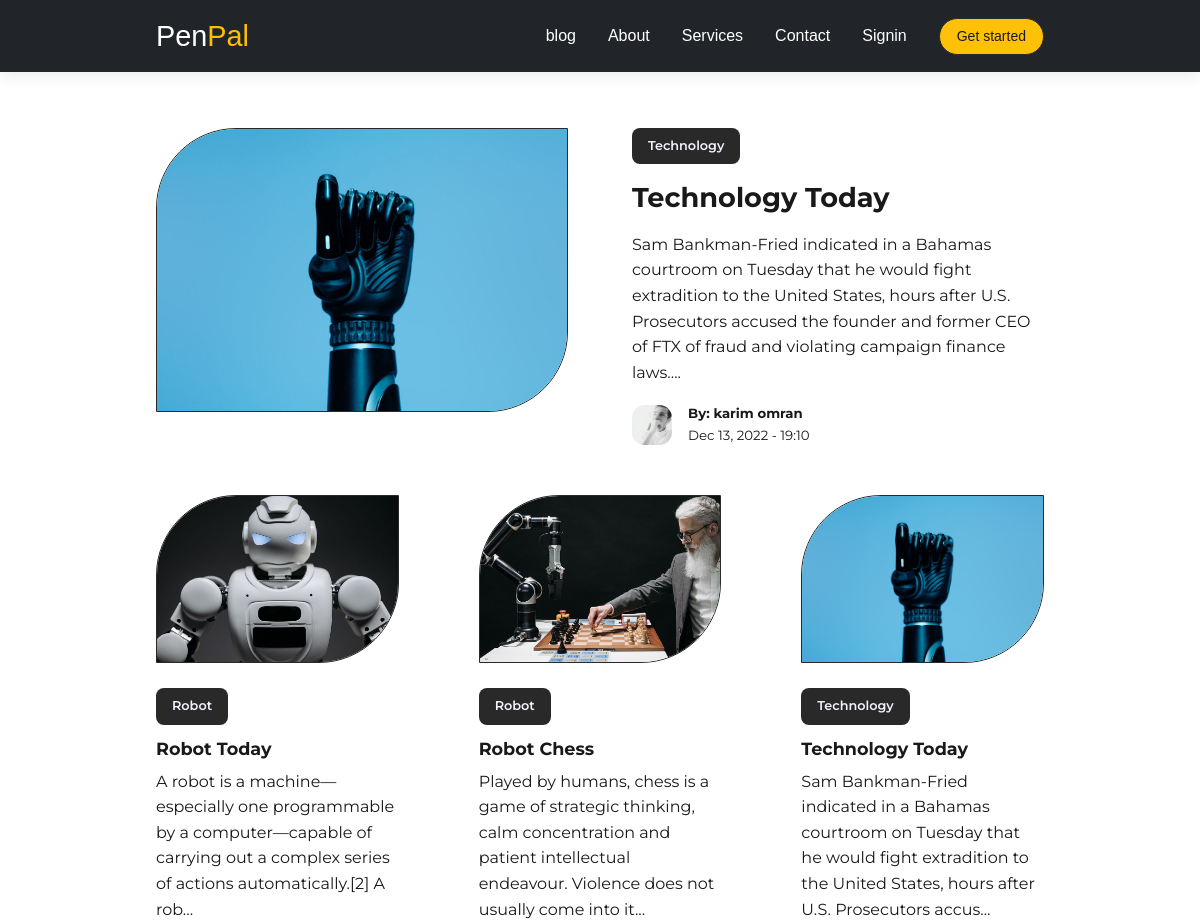
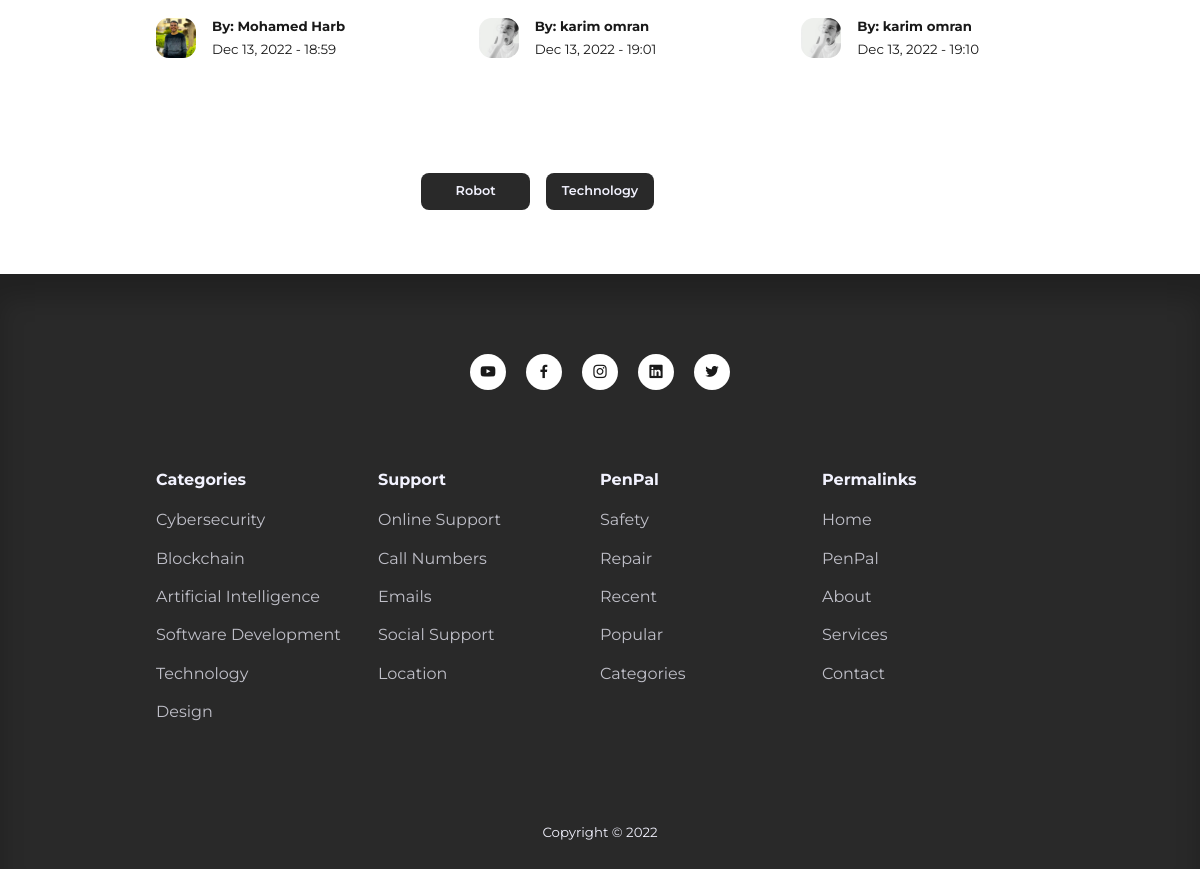
The page / on the database its author committed (2 pictures, top to bottom).
### tables this page shows
CREATE TABLE `posts` (
  `id` int(11) UNSIGNED NOT NULL,
  `title` varchar(255) NOT NULL,
  `body` text NOT NULL,
  `thumbnail` varchar(255) NOT NULL,
  `date_time` timestamp NOT NULL DEFAULT current_timestamp(),
  `category_id` int(11) UNSIGNED DEFAULT NULL,
  `author_id` int(11) UNSIGNED NOT NULL,
  `is_featured` tinyint(1) NOT NULL
);

CREATE TABLE `categories` (
  `id` int(11) UNSIGNED NOT NULL,
  `title` varchar(50) NOT NULL,
  `description` text NOT NULL
);

CREATE TABLE `users` (
  `id` int(11) UNSIGNED NOT NULL,
  `firstname` varchar(50) NOT NULL,
  `lastname` varchar(50) NOT NULL,
  `username` varchar(50) NOT NULL,
  `email` varchar(100) NOT NULL,
  `password` varchar(255) NOT NULL,
  `avatar` varchar(255) NOT NULL,
  `is_admin` tinyint(1) NOT NULL
);

### index.php (the view)
<?php
include 'partials/header.php';
$featured_query = "SELECT * FROM posts WHERE is_featured=1";
$featured_result = mysqli_query($connection, $featured_query);
$featured = mysqli_fetch_assoc($featured_result);
$query = "SELECT * FROM posts ORDER BY date_time LIMIT 9 ";
$posts = mysqli_query($connection, $query);
?>
<?php if (mysqli_num_rows($featured_result) == 1) : ?>
  <section class="featured">
    <div class="container featured__container">
      <div class="post__thumbnail">
        <img src="./images/<?= $featured['thumbnail'] ?>" />
      </div>
      <div class="post__info">
      <?php
            $category_id = $featured['category_id'];
            $category_query = "SELECT * FROM categories WHERE id=$category_id";
            $category_result = mysqli_query($connection,$category_query);
            $category = mysqli_fetch_assoc($category_result);
            ?>
        <a href="<?= ROOT_URL ?>category-posts.php?id=<?=$featured['category_id']?>" class="category__button"><?= $category['title']?></a>
        <h2 class="post__title">
        <a href="<?=ROOT_URL?>post.php?id=<?= $featured['id']?>"><?= $featured['title']?></a>
        </h2>
        <p class="post__body">
        <?= substr($featured['body'], 0 , 300) ?>...
        </p>
        <div class="post__author">
        <?php
          $author_id = $featured['author_id'];
          $author_query = "SELECT *FROM users WHERE id=$author_id";
          $author_result = mysqli_query($connection, $author_query);
          $author = mysqli_fetch_assoc($author_result);
          ?>
          <div class="post__author-avatar">
            <img src="./images/<?= $author['avatar']?>" />
          </div>
          <div class="post__author-info">
          <h5>By: <?= "{$author['firstname']} {$author['lastname']}"?></h5>
          <small><?= date("M d, Y - H:i",strtotime($featured['date_time']))?></small>
          </div>
        </div>
      </div>
    </div>
  </section>
<?php endif ?>
<section class="posts <?= $featured ? '' : 'section__extra-margin' ?> ">
  <div class="container posts__container">
  <?php while($post = mysqli_fetch_assoc($posts)):?>
    <article>
      <div class="post__thumbnail">
        <img src="./images/<?= $post['thumbnail']?>" />
      </div>
      <div class="post__info">
      <?php
        $category_id = $post['category_id'];
        $category_query = "SELECT * FROM categories WHERE id=$category_id";
        $category_result = mysqli_query($connection,$category_query);
        $category = mysqli_fetch_assoc($category_result);
        ?>
      <a href="<?= ROOT_URL?>category-posts.php?id=<?=$post['category_id']?>" class="category__button"><?= $category['title']?></a>
        <h3 class="post__title">
        <a href="<?= ROOT_URL?>post.php?id=<?=$post['id']?>"><?= $post['title']?></a>
        </h3>
        <p class="post__body">
        <?= substr($post['body'],0,150) ?>...
        </p>
        <div class="post__author">
        <?php
                $author_id = $post['author_id'];
                $author_query = "SELECT *FROM users WHERE id=$author_id";
                $author_result = mysqli_query($connection, $author_query);
                $author = mysqli_fetch_assoc($author_result);
              ?>
          <div class="post__author-avatar">
            <img src="./images/<?= $author['avatar']?>" />
          </div>
          <div class="post__author-info">
          <h5>By: <?= "{$author['firstname']} {$author['lastname']}"?></h5>
          <small><?= date("M d, Y - H:i ",strtotime($post['date_time']))?></small>
          </div>
        </div>
      </div>
    </article>
    <?php endwhile ?>
  </div>
</section>
<section class="category__buttons">
      <div class="container category__buttons-container">
        <?php
          $all_categories_query = "SELECT * FROM categories";
          $all_categories  = mysqli_query($connection,$all_categories_query);
        ?>
        <?php while($category = mysqli_fetch_array($all_categories)):?>
        <a href="<?=ROOT_URL?>category-posts.php?id=<?= $category['id']?>" class="category__button"><?= $category['title']?></a>
        <?php endwhile?>
      </div>
    </section>
<?php
include 'partials/footer.php';
?>

### partials/header.php (shortened to what this page needs)
<!DOCTYPE html>
<html lang="en">
<head>
  <link rel="stylesheet" href="<?= ROOT_URL ?>css/style.css" />
  <link rel="stylesheet" href="https://unicons.iconscout.com/release/v4.0.0/css/line.css" />
</head>
<body>
  <nav>
    <div class="container nav__container">
      <a href="<?= ROOT_URL ?>" class="nav__logo">PenPal</a>
      <ul class="nav__items">
        <li><a href="<?= ROOT_URL ?>PenPal.php">blog</a></li>
        <li><a href="<?= ROOT_URL ?>about.php">About</a></li>
        <li><a href="<?= ROOT_URL ?>services.php">Services</a></li>
        <li><a href="<?= ROOT_URL ?>contact.php">Contact</a></li>
        <?php if (isset($_SESSION['user-id'])) : ?>
          <li class="nav__profile">
            <div class="avatar">
              <img src="<?= ROOT_URL . 'images/' . $avatar['avatar'] ?>">
            </div>
            <ul>
              <li><a href="<?= ROOT_URL ?>admin/index.php">Dashboard</a></li>
              <li><a href="<?= ROOT_URL ?>logout.php">Logout</a></li>
            </ul>
          </li>
      </ul>
    <?php else : ?>
      <li><a href="<?= ROOT_URL ?>signin.php">Signin</a></li>
      <li>
        <a href="<?= ROOT_URL ?>signup.php">
          <button class="btn btn-signup">Get started</button>
        </a>
      </li>
    <?php endif ?>
    </ul>
    </div>
  </nav>

### partials/footer.php (shortened to what this page needs)
<footer>
  <div class="footer__socials">
    <a href="https://youtube.com" target="_blank"><i class="uil uil-youtube"></i></a>
    <a href="https://facebook.com" target="_blank"><i class="uil uil-facebook-f"></i></a>
    <a href="https://instagram.com" target="_blank"><i class="uil uil-instagram"></i></a>
    <a href="https://linkedin.com" target="_blank"><i class="uil uil-linkedin"></i></a>
    <a href="https://twitter.com" target="_blank"><i class="uil uil-twitter"></i></a>
  </div>
  <div class="container footer__container">
    <article>
      <ul>
        <h4>Categories</h4>
        <li><a href="">Cybersecurity</a></li>
        <li><a href="">Blockchain</a></li>
        <li><a href="">Artificial Intelligence</a></li>
        <li><a href="">Software Development</a></li>
        <li><a href="">Technology</a></li>
        <li><a href="">Design</a></li>
      </ul>
    </article>
    <article>
      <ul>
        <h4>Support</h4>
        <li><a href="">Online Support</a></li>
        <li><a href="">Call Numbers</a></li>
        <li><a href="">Emails</a></li>
        <li><a href="">Social Support</a></li>
        <li><a href="">Location</a></li>
      </ul>
    </article>
    <article>
      <ul>
        <h4>PenPal</h4>
        <li><a href="">Safety</a></li>
        <li><a href="">Repair</a></li>
        <li><a href="">Recent</a></li>
        <li><a href="">Popular</a></li>
        <li><a href="">Categories</a></li>
      </ul>
    </article>
    <article>
      <ul>
        <h4>Permalinks</h4>
        <li><a href="">Home</a></li>
        <li><a href="">PenPal</a></li>
        <li><a href="">About</a></li>
        <li><a href="">Services</a></li>
        <li><a href="">Contact</a></li>
      </ul>
    </article>
  </div>
  <div class="footer__copyright">
    <small>Copyright &copy; 2022 </small>
  </div>
</footer>
</body>
</html>

### rows shown on the page
posts: thumbnail (picture), title "Technology Today", body "Sam Bankman-Fried indicated in a Bahamas courtroom on Tuesday that he would fight extradition to the United States, hours after U.S. Prosecutors accused the founder and former CEO of FTX of fraud and violating campaign finance laws.", date_time "Dec 13, 2022 - 19:10", category.title "Technology", body "Sam Bankman-Fried indicated in a Bahamas courtroom on Tuesday that he would fight extradition to the United States, hours after U.S. Prosecutors accus", author.avatar (picture), author.firstname "karim", author.lastname "omran"
categories: title "Technology"
users: avatar (picture), firstname "karim", lastname "omran"
posts: thumbnail (picture), category.title "Robot", title "Robot Today", body "A robot is a machine—especially one programmable by a computer—capable of carrying out a complex series of actions automatically.[2] A rob", author.avatar (picture), author.firstname "Mohamed", author.lastname "Harb", date_time "Dec 13, 2022 - 18:59"
posts: thumbnail (picture), category.title "Robot", title "Robot Chess", body "Played by humans, chess is a game of strategic thinking, calm concentration and patient intellectual endeavour. Violence does not usually come into it", author.avatar (picture), author.firstname "karim", author.lastname "omran", date_time "Dec 13, 2022 - 19:01"
categories: title "Robot"
